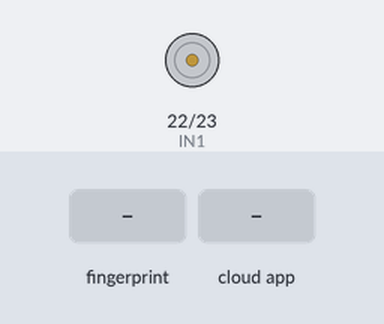
Bench run of a sketch on a simulated ESP32. Shown: motor-driver pin pairs drawn as motors (green arrow = first pin HIGH = forward, orange = second pin HIGH = backward, longer = more drive). The inputs (shaded band) are chosen by the test bench. WiFi joins after 1.5 s; servers stay silent unless stated; what the sketch prints to the serial monitor is not drawn.

Above: at 3.3 s.
3.4 s: finger stored as number 1 placed on the sensor
At 5.0 s:
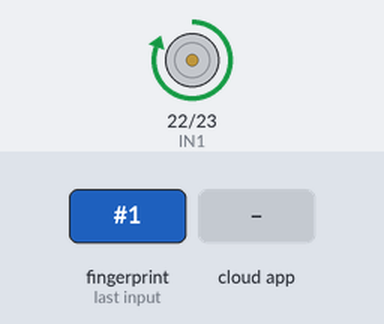
7.1 s: the phone or cloud app sets accessLog to 0
Timing chart, 0 to 10.1 s (numbered marks = the images above; inputs shaded):
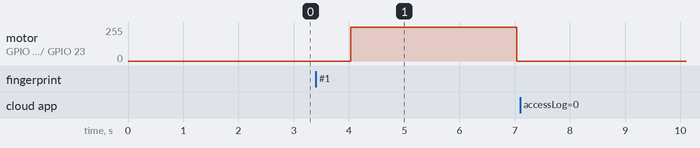

The sketch:

FingerGeT.ino
```cpp
#include "thingProperties.h"
#include <Adafruit_Fingerprint.h>
#include <HardwareSerial.h>

#define IN1 22
#define IN2 23

// Sensor nos pinos RX=16, TX=17
HardwareSerial mySerial(2);
Adafruit_Fingerprint finger(&mySerial);

void setup() {
  Serial.begin(115200);
  delay(1000);

  pinMode(IN1, OUTPUT);
  pinMode(IN2, OUTPUT);

  // Garante que o motor esteja desligado no início
  digitalWrite(IN1, LOW);
  digitalWrite(IN2, LOW);

  // Conectar à Nuvem Arduino IoT
  initProperties();
  ArduinoCloud.begin(ArduinoIoTPreferredConnection);
  setDebugMessageLevel(2);
  ArduinoCloud.printDebugInfo();

  // Inicializa o sensor de digital
  Serial.println("🔍 Inicializando o sensor de impressão digital...");
  mySerial.begin(57600, SERIAL_8N1, 16, 17);
  finger.begin(57600);
  delay(100);

  if (finger.verifyPassword()) {
    Serial.println("✅ Sensor conectado com sucesso!");
  } else {
    Serial.println("❌ Sensor não detectado. Verifique a fiação.");
    while (true) delay(1); // Para tudo
  }

  finger.getTemplateCount();
  if (finger.templateCount == 0) {
    Serial.println("⚠️ Nenhuma digital cadastrada.");
  } else {
    Serial.printf("📦 %d digitais armazenadas na memória.\n", finger.templateCount);
  }
}

void loop() {
  ArduinoCloud.update(); // Mantém a conexão com a nuvem
  getFingerprintID();    // Chama a função corretamente
  delay(1500);           // Pequeno atraso para nova leitura
}

// Essa parte estava dentro do loop() por engano
uint8_t getFingerprintID() {
  unsigned long tempoInicio = millis();  // ⏱️ Início

  uint8_t p = finger.getImage();
  if (p != FINGERPRINT_OK) return p;

  p = finger.image2Tz();
  if (p != FINGERPRINT_OK) return p;

  p = finger.fingerFastSearch();
  unsigned long tempoReconhecimento = millis();

  if (p == FINGERPRINT_OK) {
    Serial.printf("🆔 ID %d reconhecido! Confiança: %d\n", finger.fingerID, finger.confidence);

    accessLog = "👤 Pessoa com ID #" + String(finger.fingerID) + " entrou";
    ArduinoCloud.update(); // força envio imediato
    unsigned long tempoNuvem = millis();

    // Relatório de latência
    Serial.println("📊 MÉTRICAS DE DESEMPENHO:");
    Serial.print("⏱️ Tempo de reconhecimento: ");
    Serial.print(tempoReconhecimento - tempoInicio);
    Serial.println(" ms");

    Serial.print("☁️ Tempo até atualização na nuvem: ");
    Serial.print(tempoNuvem - tempoReconhecimento);
    Serial.println(" ms");

    // Simula o motor girando por 3 segundos
    digitalWrite(IN1, HIGH);
    digitalWrite(IN2, LOW);
    delay(3000);
    digitalWrite(IN1, LOW);
    digitalWrite(IN2, LOW);

    unsigned long tempoFim = millis();
    Serial.print("⚙️ Duração total do processo: ");
    Serial.print(tempoFim - tempoInicio);
    Serial.println(" ms");

    // Consumo estimado (exemplo)
    float correnteMotor = 0.3; // em amperes (300mA típico de motores pequenos)
    float tensao = 5.0;        // alimentação do motor
    float tempoSegundos = (tempoFim - tempoInicio) / 1000.0;
    float energiaConsumida = correnteMotor * tensao * tempoSegundos;

    Serial.print("🔋 Energia estimada consumida (motor): ");
    Serial.print(energiaConsumida, 3);
    Serial.println(" joules");
  }
  else if (p == FINGERPRINT_NOTFOUND) {
    Serial.println("❌ Nenhuma correspondência encontrada.");
  }
  else {
    Serial.println("❌ Erro na busca pela digital.");
  }

  return p;
}

void onAccessLogChange() {
  // Opcional: executa quando accessLog é alterado pela nuvem
  Serial.println("📝 accessLog alterado remotamente: " + accessLog);
}
```

thingProperties.h
```cpp
// thingProperties.h
// Code generated by Arduino IoT Cloud, customized for fingerprint project

#ifndef THINGPROPERTIES_H
#define THINGPROPERTIES_H

#include <ArduinoIoTCloud.h>
#include <Arduino_ConnectionHandler.h>

// Replace with your actual values if needed
const char DEVICE_LOGIN_NAME[]  = "cc349c88-898d-4c8b-ac97-125d53fb1870";
const char SSID[]               = "";        // Your WiFi SSID
const char PASS[]               = "";         // Your WiFi password
const char DEVICE_KEY[]         = "FCuD1cA2O4en1#AmJmev0h!u5";  // Device secret key

// Cloud variable
String accessLog;

// Callback (optional — you can leave it empty if not used)
void onAccessLogChange();
  // Optional: Do something when accessLog is changed


void initProperties() {
  ArduinoCloud.setBoardId(DEVICE_LOGIN_NAME);
  ArduinoCloud.setSecretDeviceKey(DEVICE_KEY);
  ArduinoCloud.addProperty(accessLog, READWRITE, ON_CHANGE, onAccessLogChange);
}

// Connect via WiFi
WiFiConnectionHandler ArduinoIoTPreferredConnection(SSID, PASS);

#endif // THINGPROPERTIES_H
```

Measured:
- after the input at 3.4 s, motor on GPIO 22 (IN1) / GPIO 23 (IN2): stopped → forward 255/255 after 0.63 s, → stopped 3.0 s later
- after the input at 7.1 s, every drawn part: stays the same
